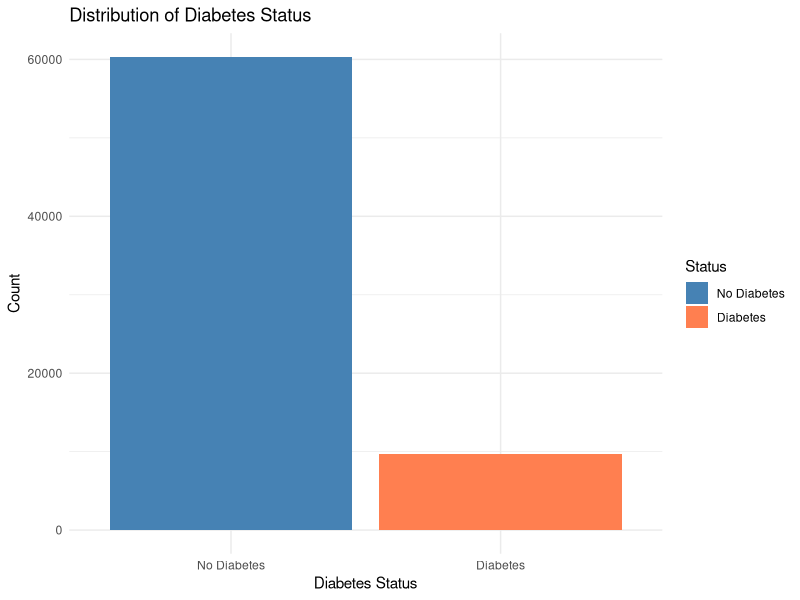
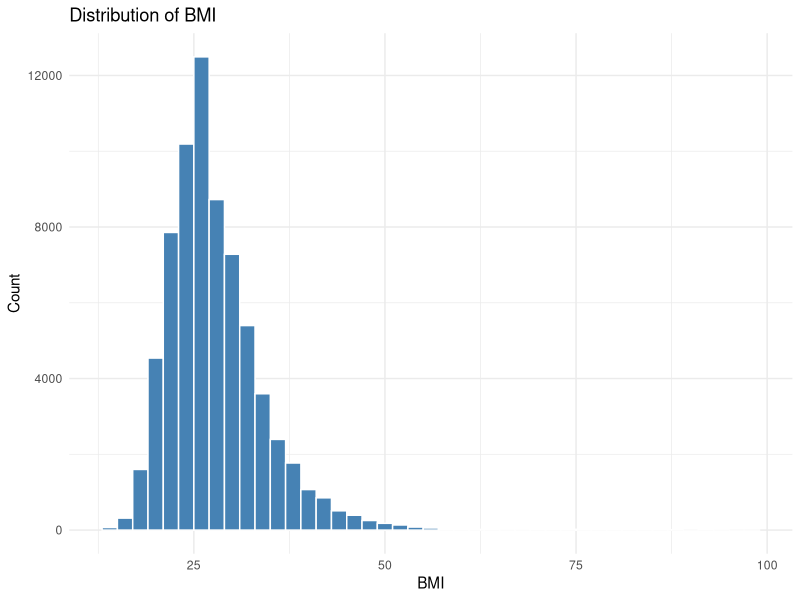
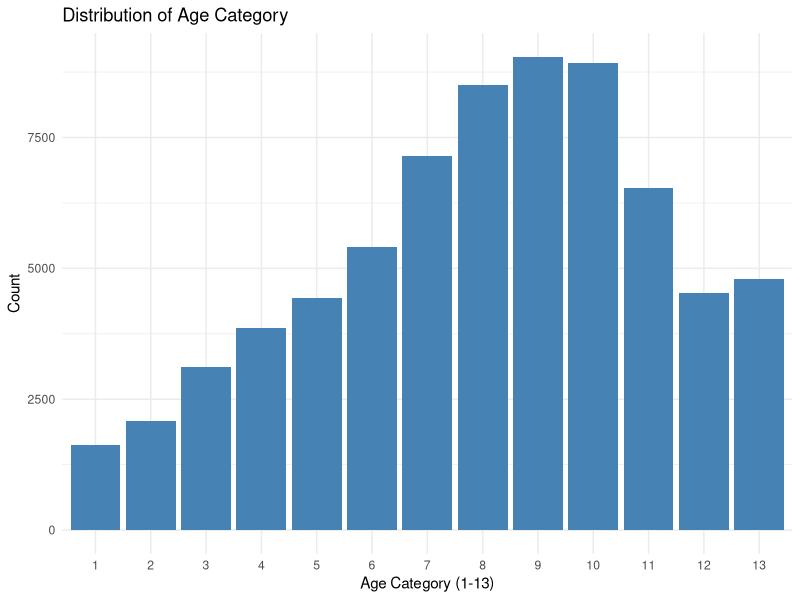
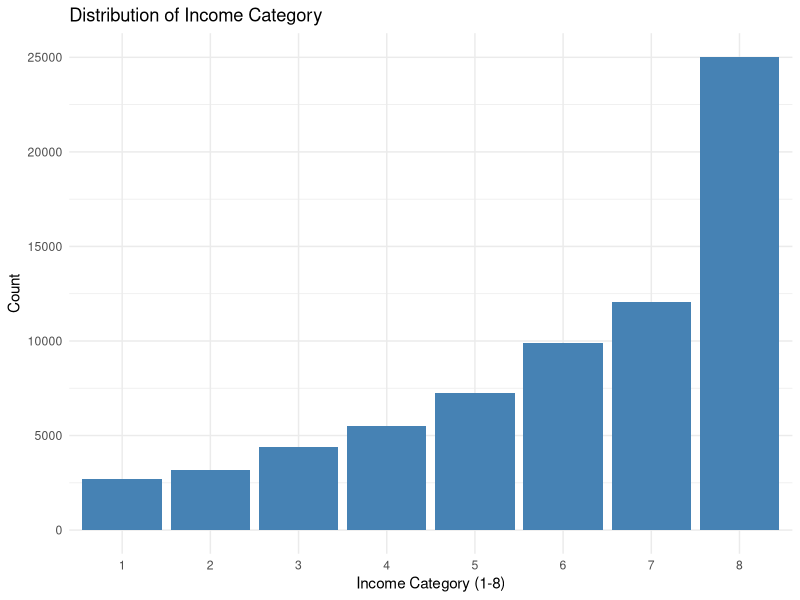
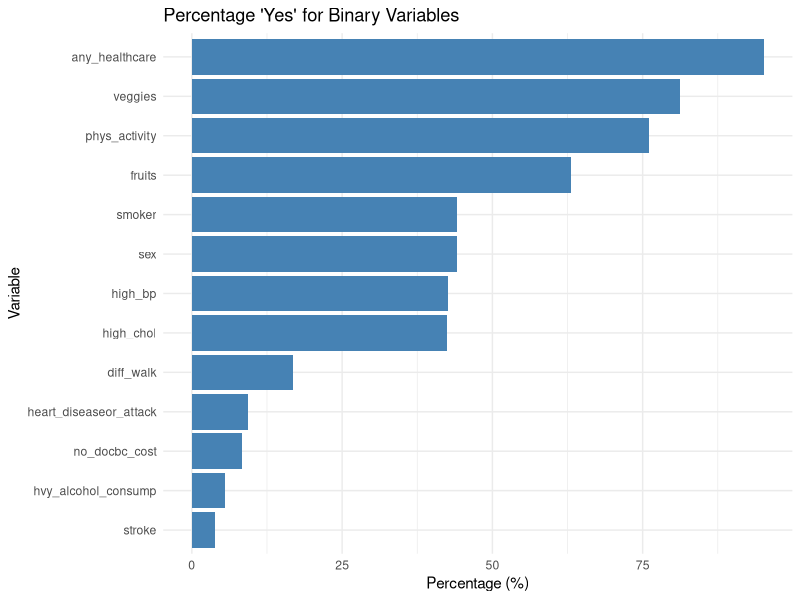
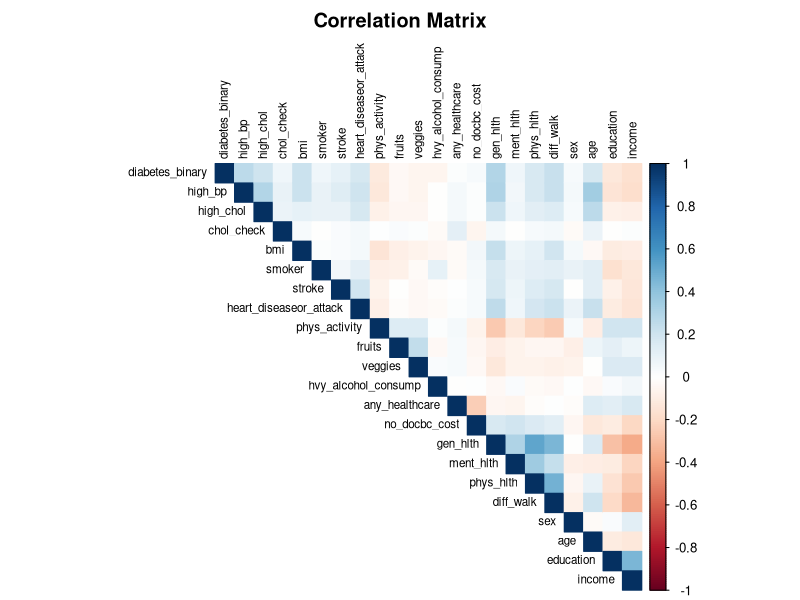
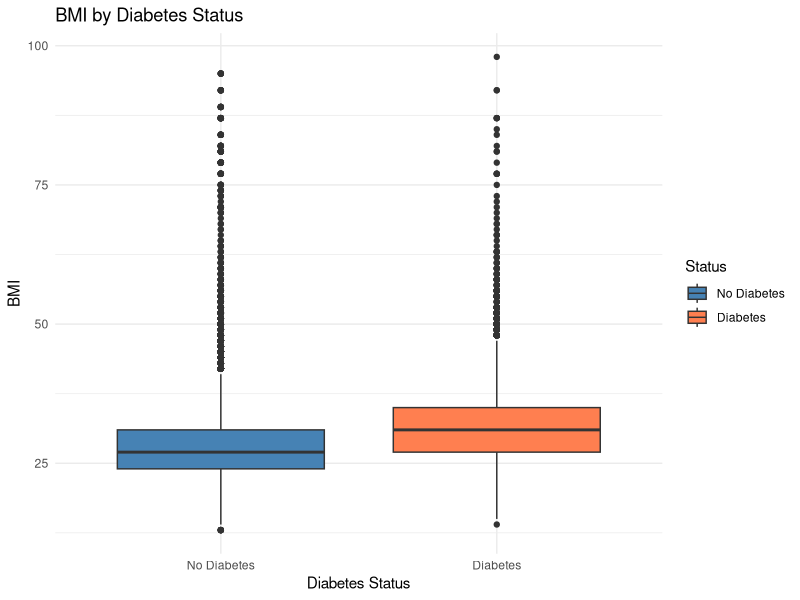
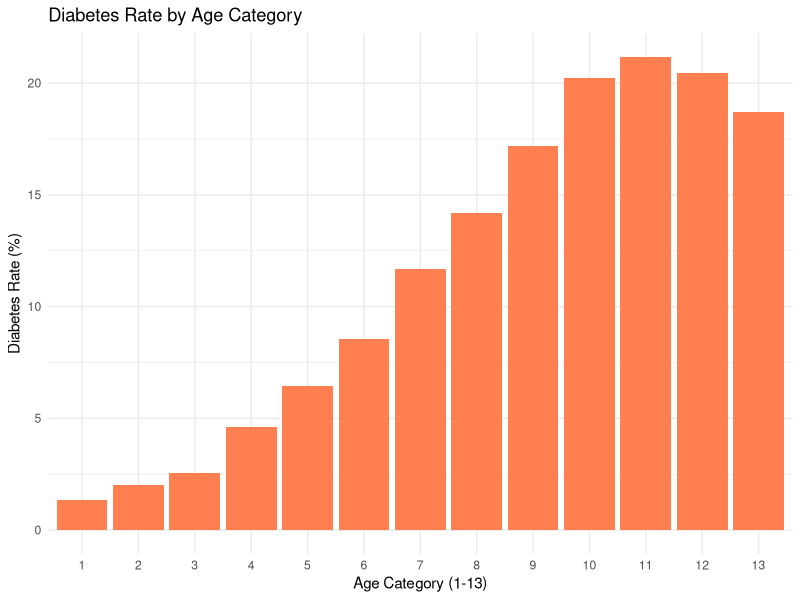

Generate these figures, in order, with R:
## ---- chunk 1
# Load required libraries
library(tidyverse)
library(skimr)
library(corrplot)
## ---- chunk 2
# Load the dataset
diabetes <- read_csv("diabetes_binary_health_indicators_BRFSS2015_sample70000.csv")

# Display first few rows
head(diabetes)
## ---- chunk 3
# Number of observations and variables
cat("Number of observations:", nrow(diabetes), "\n")
cat("Number of variables:", ncol(diabetes), "\n")
## ---- chunk 4
# View data structure
str(diabetes)
## ---- chunk 5
# Basic summary statistics
summary(diabetes)
## ---- chunk 6
# Detailed summary using skimr
skim(diabetes)
## ---- chunk 7
# Check for missing values
missing_counts <- colSums(is.na(diabetes))
cat("Total missing values:", sum(missing_counts), "\n\n")

# Show missing values by column (if any)
if (sum(missing_counts) > 0) {
  print(missing_counts[missing_counts > 0])
} else {
  cat("No missing values in the dataset.")
}
## ---- chunk 8
# Distribution of diabetes_binary
diabetes %>%
  count(diabetes_binary) %>%
  mutate(percentage = n / sum(n) * 100)
## ---- chunk 9
# Visualize target variable
ggplot(diabetes, aes(x = factor(diabetes_binary), fill = factor(diabetes_binary))) +
  geom_bar() +
  scale_fill_manual(values = c("0" = "steelblue", "1" = "coral"),
                    labels = c("No Diabetes", "Diabetes")) +
  labs(title = "Distribution of Diabetes Status",
       x = "Diabetes Status",
       y = "Count",
       fill = "Status") +
  theme_minimal() +
  scale_x_discrete(labels = c("No Diabetes", "Diabetes"))
## ---- chunk 10
# BMI distribution
ggplot(diabetes, aes(x = bmi)) +
  geom_histogram(binwidth = 2, fill = "steelblue", color = "white") +
  labs(title = "Distribution of BMI",
       x = "BMI",
       y = "Count") +
  theme_minimal()
## ---- chunk 11
# Age distribution
ggplot(diabetes, aes(x = factor(age))) +
  geom_bar(fill = "steelblue") +
  labs(title = "Distribution of Age Category",
       x = "Age Category (1-13)",
       y = "Count") +
  theme_minimal()
## ---- chunk 12
# Income distribution
ggplot(diabetes, aes(x = factor(income))) +
  geom_bar(fill = "steelblue") +
  labs(title = "Distribution of Income Category",
       x = "Income Category (1-8)",
       y = "Count") +
  theme_minimal()
## ---- chunk 13
# Calculate proportions for binary variables
binary_vars <- c("high_bp", "high_chol", "smoker", "stroke",
                 "heart_diseaseor_attack", "phys_activity", "fruits",
                 "veggies", "hvy_alcohol_consump", "any_healthcare",
                 "no_docbc_cost", "diff_walk", "sex")

binary_summary <- diabetes %>%
  select(all_of(binary_vars)) %>%
  summarise(across(everything(), ~ mean(. == 1) * 100)) %>%
  pivot_longer(everything(), names_to = "Variable", values_to = "Percentage_Yes")

print(binary_summary, n = Inf)
## ---- chunk 14
# Visualize binary variables
ggplot(binary_summary, aes(x = reorder(Variable, Percentage_Yes), y = Percentage_Yes)) +
  geom_bar(stat = "identity", fill = "steelblue") +
  coord_flip() +
  labs(title = "Percentage 'Yes' for Binary Variables",
       x = "Variable",
       y = "Percentage (%)") +
  theme_minimal()
## ---- chunk 15
# Compute correlation matrix
cor_matrix <- cor(diabetes)

# Visualize correlation matrix
corrplot(cor_matrix, method = "color", type = "upper",
         tl.cex = 0.7, tl.col = "black",
         title = "Correlation Matrix",
         mar = c(0, 0, 2, 0))
## ---- chunk 16
# Correlations with target variable
diabetes_cors <- cor_matrix[, "diabetes_binary"] %>%
  sort(decreasing = TRUE)

cat("Correlations with diabetes_binary:\n")
print(round(diabetes_cors, 3))
## ---- chunk 17
# BMI by diabetes status
ggplot(diabetes, aes(x = factor(diabetes_binary), y = bmi, fill = factor(diabetes_binary))) +
  geom_boxplot() +
  scale_fill_manual(values = c("0" = "steelblue", "1" = "coral"),
                    labels = c("No Diabetes", "Diabetes")) +
  labs(title = "BMI by Diabetes Status",
       x = "Diabetes Status",
       y = "BMI",
       fill = "Status") +
  scale_x_discrete(labels = c("No Diabetes", "Diabetes")) +
  theme_minimal()
## ---- chunk 18
# Diabetes rate by age category
diabetes %>%
  group_by(age) %>%
  summarise(diabetes_rate = mean(diabetes_binary) * 100) %>%
  ggplot(aes(x = factor(age), y = diabetes_rate)) +
  geom_bar(stat = "identity", fill = "coral") +
  labs(title = "Diabetes Rate by Age Category",
       x = "Age Category (1-13)",
       y = "Diabetes Rate (%)") +
  theme_minimal()
## ---- chunk 19
# Diabetes rate by general health
diabetes %>%
  group_by(gen_hlth) %>%
  summarise(diabetes_rate = mean(diabetes_binary) * 100,
            count = n()) %>%
  ggplot(aes(x = factor(gen_hlth), y = diabetes_rate)) +
  geom_bar(stat = "identity", fill = "coral") +
  labs(title = "Diabetes Rate by General Health",
       subtitle = "1 = Excellent, 5 = Poor",
       x = "General Health Category",
       y = "Diabetes Rate (%)") +
  theme_minimal()
